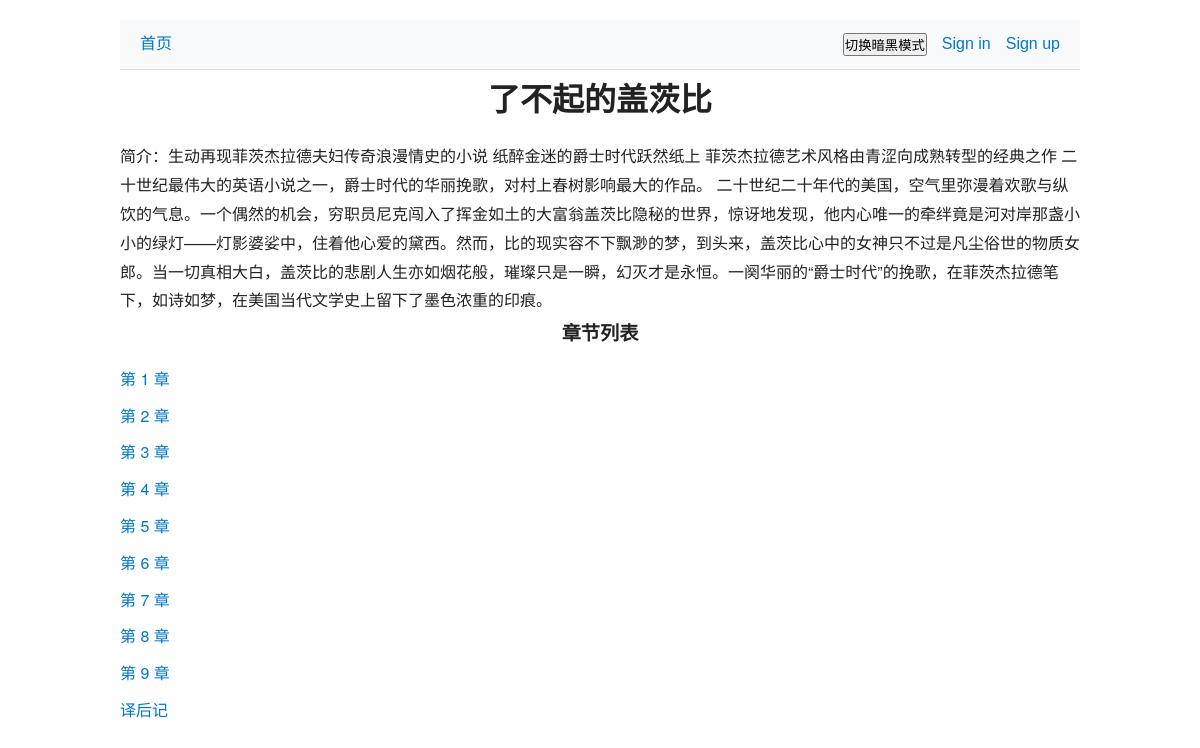
Page /book_table/29 on the committed database.
### tables this page shows
CREATE TABLE t_book
(
    id               INTEGER PRIMARY KEY AUTOINCREMENT,
    title            TEXT,
    description      TEXT,
    publish_date     TEXT,
    cover_image_path TEXT,
    create_datetime  TEXT,
    update_datetime  TEXT
);

CREATE TABLE t_book_chapter
(
    id              INTEGER PRIMARY KEY AUTOINCREMENT,
    book_id         INTEGER,
    chapter         INTEGER,
    chapter_title   TEXT,
    content         TEXT,
    prev_id         INTEGER,
    next_id         INTEGER,
    order_index     INTEGER,
    content_hash    TEXT
);

### uv-web-demo/route/book.py (the view)
@book_bp.get('/book_table/<int:book_id>')
def book_table(book_id):
    book_entity = DB.query("SELECT * FROM t_book WHERE id = ?", [book_id])
    book_chapters = DB.query(
        "SELECT id, chapter, chapter_title FROM t_book_chapter where book_id = ? ORDER BY order_index", [book_id])
    app_logger.debug(f'book_entity: {book_entity}')
    app_logger.debug(f'book_chapter: {book_chapters}')
    return render_template('book_table.html', book=book_entity[0], book_chapters=book_chapters)

### uv-web-demo/db.py (called while the page is built)
    @staticmethod
    def get_connection():
        conn = sqlite3.connect(DB_PATH)
        conn.row_factory = sqlite3.Row
        return conn

    @staticmethod
    def query(sql, params=None):
        conn = DB.get_connection()
        cur = conn.cursor()
        try:
            cur.execute(sql, params or [])
            rows = cur.fetchall()
            return [dict(row) for row in rows]
        finally:
            conn.close()

### uv-web-demo/templates/book_table.html (shortened to what this page needs)
{% extends "base.html" %}
{% block content %}
    <nav class="navbar">
        <div class="nav-left">
            <a href="/">首页</a>
        </div>
        <div class="nav-right">
            <button onclick="toggleDark()">切换暗黑模式</button>
            {% if session.get('user') %}
                <div class="dropdown">
                    <span class="username">Hi, {{ session['user']['username'] }} ▼</span>
                    <div class="dropdown-content">
                        <a href="/dashboard">Dashboard</a>
                        <a href="/logout">Logout</a>
                    </div>
                </div>
            {% else %}
                <a href="/login">Sign in</a>
                <a href="/register">Sign up</a>
            {% endif %}
        </div>
    </nav>
    <h1>{{ book.title }}</h1>
    {% if book.description %}
        <p>简介：{{ book.description }}</p>
    {% endif %}
    <h2>章节列表</h2>
    <ul class="chapter-list">
        {% for chapter in book_chapters %}
            <li>
                <a href="{{ url_for('book.book_chapter', chapter_id=chapter.id) }}">
                    {% if chapter.chapter and chapter.chapter_title %}
                        第 {{ chapter.chapter }} 章：{{ chapter.chapter_title }}
                    {% elif chapter.chapter %}
                        第 {{ chapter.chapter }} 章
                    {% elif chapter.chapter_title %}
                        {{ chapter.chapter_title }}
                    {% endif %}
                </a>
            </li>
        {% else %}
            <li>暂无章节</li>
        {% endfor %}
    </ul>
{% endblock %}

### uv-web-demo/static/css/style.css (style rules this page uses)
* { margin: 0; padding: 0; box-sizing: border-box; }
body { font-family: "Helvetica Neue", Helvetica, Arial, sans-serif; background-color: #fefefe; color: #222; line-height: 1.8; padding: 20px; max-width: 1000px; margin: auto; transition: all 0.3s; }
h1, h2 { margin-bottom: 15px; text-align: center; }
h2 { font-size: 1.2rem; }
.chapter-list { list-style: none; padding: 0; }
.chapter-list li { margin-bottom: 8px; }
.chapter-list a { text-decoration: none; color: #0077cc; }

### uv-web-demo/static/css/navbar.css (style rules this page uses)
.navbar { display: flex; justify-content: space-between; align-items: center; background: #f8f9fa; padding: 10px 20px; border-bottom: 1px solid #ddd; font-family: sans-serif; position: relative; }
.nav-left, .nav-right { display: flex; align-items: center; gap: 15px; }
.navbar a, .navbar .username { text-decoration: none; color: #0077cc; transition: color 0.3s; cursor: pointer; }

### rows in the picture
t_book: title "了不起的盖茨比", description "生动再现菲茨杰拉德夫妇传奇浪漫情史的小说 纸醉金迷的爵士时代跃然纸上 菲茨杰拉德艺术风格由青涩向成熟转型的经典之作 二十世纪最伟大的英语小说之一，爵士时代的华丽挽歌，对村上春树影响最大的作品。 二十世纪二十年代的美国，空气里弥漫着欢歌与纵饮的气息。一个偶然的机会，穷职员尼克闯入了挥金如土的大富翁盖茨比隐秘的世界，惊讶地发现，他内心唯一的牵绊竟是河对岸那盏小小的绿灯——灯影婆娑中，住着他心爱的黛西。然而，比的现实容不下飘渺的梦，到头来，盖茨比心中的女神只不过是凡尘俗世的物质女郎。当一切真相大白，盖茨比的悲剧人生亦如烟花般，璀璨只是一瞬，幻灭才是永恒。一阕华丽的“爵士时代”的挽歌，在菲茨杰拉德笔下，如诗如梦，在美国当代文学史上留下了墨色浓重的印痕。"
t_book_chapter: chapter_title "译后记"

### other values in the picture
{{ chapter.chapter }} "1" "2" "3" "4" "5" "6" "7" "8" "9"
